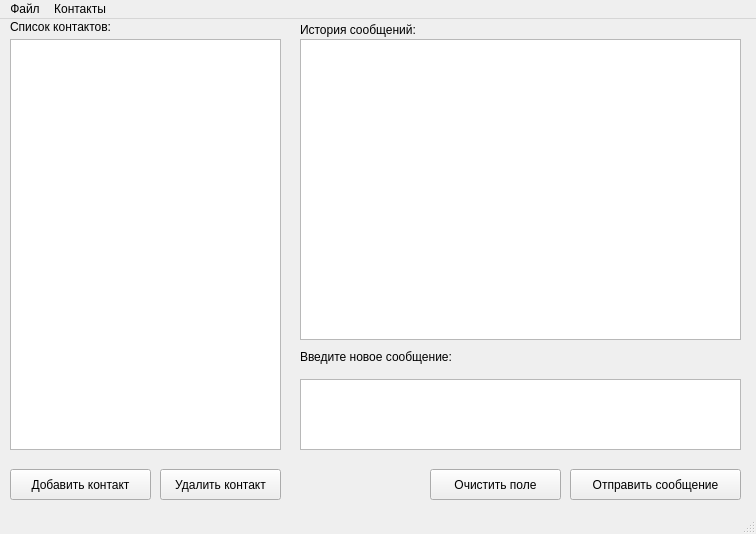
<?xml version="1.0" encoding="UTF-8"?>
<ui version="4.0">
 <class>MainClientWindow</class>
 <widget class="QMainWindow" name="MainClientWindow">
  <property name="geometry">
   <rect>
    <x>0</x>
    <y>0</y>
    <width>756</width>
    <height>534</height>
   </rect>
  </property>
  <property name="minimumSize">
   <size>
    <width>756</width>
    <height>534</height>
   </size>
  </property>
  <property name="windowTitle">
   <string>Чат Программа v 0.0.2</string>
  </property>
  <widget class="QWidget" name="centralwidget">
   <widget class="QLabel" name="label_contacts">
    <property name="geometry">
     <rect>
      <x>10</x>
      <y>0</y>
      <width>101</width>
      <height>16</height>
     </rect>
    </property>
    <property name="text">
     <string>Список контактов:</string>
    </property>
   </widget>
   <widget class="QPushButton" name="btn_add_contact">
    <property name="geometry">
     <rect>
      <x>10</x>
      <y>450</y>
      <width>141</width>
      <height>31</height>
     </rect>
    </property>
    <property name="text">
     <string>Добавить контакт</string>
    </property>
   </widget>
   <widget class="QPushButton" name="btn_remove_contact">
    <property name="geometry">
     <rect>
      <x>160</x>
      <y>450</y>
      <width>121</width>
      <height>31</height>
     </rect>
    </property>
    <property name="text">
     <string>Удалить контакт</string>
    </property>
   </widget>
   <widget class="QLabel" name="label_history">
    <property name="geometry">
     <rect>
      <x>300</x>
      <y>0</y>
      <width>391</width>
      <height>21</height>
     </rect>
    </property>
    <property name="text">
     <string>История сообщений:</string>
    </property>
   </widget>
   <widget class="QTextEdit" name="text_message">
    <property name="geometry">
     <rect>
      <x>300</x>
      <y>360</y>
      <width>441</width>
      <height>71</height>
     </rect>
    </property>
   </widget>
   <widget class="QLabel" name="label_new_message">
    <property name="geometry">
     <rect>
      <x>300</x>
      <y>330</y>
      <width>171</width>
      <height>16</height>
     </rect>
    </property>
    <property name="text">
     <string>Введите новое сообщение:</string>
    </property>
   </widget>
   <widget class="QListView" name="list_contacts">
    <property name="geometry">
     <rect>
      <x>10</x>
      <y>20</y>
      <width>271</width>
      <height>411</height>
     </rect>
    </property>
   </widget>
   <widget class="QListView" name="list_messages">
    <property name="geometry">
     <rect>
      <x>300</x>
      <y>20</y>
      <width>441</width>
      <height>301</height>
     </rect>
    </property>
   </widget>
   <widget class="QPushButton" name="btn_send">
    <property name="geometry">
     <rect>
      <x>570</x>
      <y>450</y>
      <width>171</width>
      <height>31</height>
     </rect>
    </property>
    <property name="text">
     <string>Отправить сообщение</string>
    </property>
   </widget>
   <widget class="QPushButton" name="btn_clear">
    <property name="geometry">
     <rect>
      <x>430</x>
      <y>450</y>
      <width>131</width>
      <height>31</height>
     </rect>
    </property>
    <property name="text">
     <string>Очистить поле</string>
    </property>
   </widget>
  </widget>
  <widget class="QMenuBar" name="menubar">
   <property name="geometry">
    <rect>
     <x>0</x>
     <y>0</y>
     <width>756</width>
     <height>22</height>
    </rect>
   </property>
   <widget class="QMenu" name="menu">
    <property name="title">
     <string>Файл</string>
    </property>
    <addaction name="menu_exit"/>
   </widget>
   <widget class="QMenu" name="menu_2">
    <property name="title">
     <string>Контакты</string>
    </property>
    <addaction name="menu_add_contact"/>
    <addaction name="menu_del_contact"/>
    <addaction name="separator"/>
   </widget>
   <addaction name="menu"/>
   <addaction name="menu_2"/>
  </widget>
  <widget class="QStatusBar" name="statusBar"/>
  <action name="menu_exit">
   <property name="text">
    <string>Выход</string>
   </property>
  </action>
  <action name="menu_add_contact">
   <property name="text">
    <string>Добавить контакт</string>
   </property>
  </action>
  <action name="menu_del_contact">
   <property name="text">
    <string>Удалить контакт</string>
   </property>
  </action>
 </widget>
 <resources/>
 <connections>
  <connection>
   <sender>btn_clear</sender>
   <signal>clicked()</signal>
   <receiver>text_message</receiver>
   <slot>clear()</slot>
   <hints>
    <hint type="sourcelabel">
     <x>541</x>
     <y>481</y>
    </hint>
    <hint type="destinationlabel">
     <x>547</x>
     <y>416</y>
    </hint>
   </hints>
  </connection>
 </connections>
</ui>
